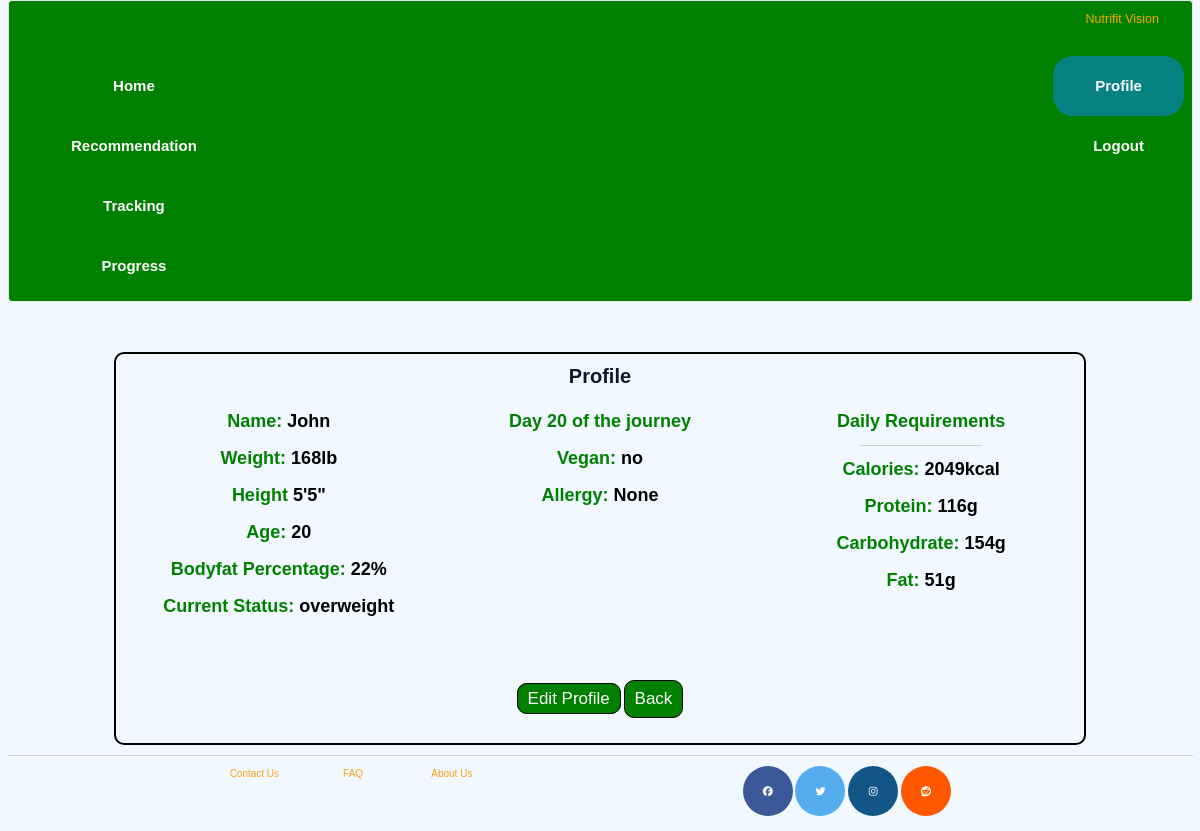
Screenshot of /profile (signed in) with the database file from the repository.
### tables this page shows
CREATE TABLE "user" (
	"u_id"	INTEGER NOT NULL,
	"u_username"	TEXT,
	"u_password"	TEXT,
	"u_gender"	TEXT,
	"u_age"	INTEGER,
	"u_email"	TEXT,
	"u_weight"	INTEGER,
	"u_feet"	INTEGER,
	"u_inches"	INTEGER,
	"u_bodyfat"	INTEGER,
	"u_status"	TEXT,
	"u_journey"	INTEGER,
	"u_vegan"	TEXT,
	"u_allergy"	TEXT,
	"u_protein"	INTEGER,
	"u_carb"	INTEGER,
	"u_fat"	INTEGER,
	"u_calories"	INTEGER,
	"u_bmi"	INTEGER,
	"u_fiber"	INTEGER,
	"u_activitylevel"	TEXT,
	"u_startdate"	TEXT,
	PRIMARY KEY("u_id" AUTOINCREMENT)
);

### app.py (the view)
@app.route("/profile", methods = ['GET','POST'])
def profile():
	if request.method == 'GET':
		uid = session['uid']
		try:
			with get_connection() as conn:
				db = conn.cursor()
				db.execute("select * from user where u_id=?",(uid,))
				u_info = db.fetchone()
		except sqlite3.Error as e:
			return (f'{e}')
		finally:
			conn.close()
		return render_template('profile.html',u_info = u_info)
	else:
		return render_template('profile.html')

### app.py (called while the page is built)
def get_connection():
	conn = sqlite3.connect('diet_recommendation.db')
	conn.row_factory=sqlite3.Row # to be able to reference by column name
	return conn

@app.after_request
def add_header(response):
    response.headers['Cache-Control'] = 'no-store, no-cache, must-revalidate, post-check=0, pre-check=0, max-age=0'
    response.headers['Pragma'] = 'no-cache'
    response.headers['Expires'] = '-1'
    return response

### templates/profile.html (shortened to what this page needs)
{% extends "header_footer.html" %}
 {% block content %}
        <div class="container-fluid">
          <div class="row">
            <div class="col-md-1"></div>
            <div class="col-md-10">
            <center>
            <div class="profile_setup">
              <h2>Profile</h2>
              <div class="row">
              <div class="col-md-4">
                <br>
                <p class="profile_attributes">Name: <strong>{{u_info.u_username}}</strong> </p>
                <p class="profile_attributes">
                    Weight: <strong>{{u_info.u_weight}}lb</strong>
                </p>
                <p class="profile_attributes">Height <strong>{{u_info.u_feet}}'{{u_info.u_inches}}"</strong> </p>
                <p class="profile_attributes">Age: <strong>{{u_info.u_age}}</strong></p>
                <p class="profile_attributes">Bodyfat Percentage: <strong>{{u_info.u_bodyfat}}%</strong></p>
                <p class="profile_attributes">Current Status: <strong>{{u_info.u_status}}</strong></p>
              </div>
              <div class="col-md-4">
              <br>
                <p class="profile_attributes">Day {{u_info.u_journey}} of the journey </p>
                <p class="profile_attributes">Vegan: <strong>{{u_info.u_vegan}}</strong></p>
                <p class="profile_attributes">Allergy: <strong>{{u_info.u_allergy}}</strong></p>
                <br>
              </div>
              <div class="col-md-4">
                <br>
                <p class="profile_attributes">Daily Requirements</p>
                <hr style="width: 40%;height:1px;background-color:green">
                <p class="profile_attributes">Calories: <strong>{{u_info.u_calories}}kcal</strong> </p>
                <p class="profile_attributes">Protein: <strong>{{u_info.u_protein}}g</strong> </p>
                <p class="profile_attributes">Carbohydrate: <strong>{{u_info.u_carb}}g</strong> </p>
                <p class="profile_attributes">Fat: <strong>{{u_info.u_fat}}g</strong> </p>
              </div>
              </div>
              <br>
              <br><br>
              <div class="row">
                <div class="col-md-4">
                </div>
                <div class="col-md-4">
                  <a href="/update_profile" id="editbutton">Edit Profile</a>
                <a onclick="history.back(-1)" > <button style="margin-top:5px;"  id="editbutton">Back</button></a>
                <br><br>
                </div>
                <div class="col-md-4">
                </div>
              </div>
            </div>
          </center>
          </div>
          <div class="col-md-1"></div>
          </div>
        </div>
        {% endblock %}

### static/css/style1.css (style rules this page uses)
h2 { color: green; font-weight: bold; }
strong { color:black; }
.profile_setup { border: 2px solid black; margin-top: 30px; border-radius: 10px; padding:10px 10px 10px 10px; }
.profile_attributes { color: green; font-weight: bold; font-size: 18px; }
#editbutton { border: 1px solid black; border-radius: 10px; color: white; background-color: green; padding: 5px 10px 5px 10px; font-size: 17px; }

### rows the page displays
user: u_username "John", u_weight "168", u_feet "5", u_inches "5", u_age "20", u_bodyfat "22", u_status "overweight", u_journey "20", u_vegan "no", u_allergy "None", u_calories "2049", u_protein "116", u_carb "154", u_fat "51"
